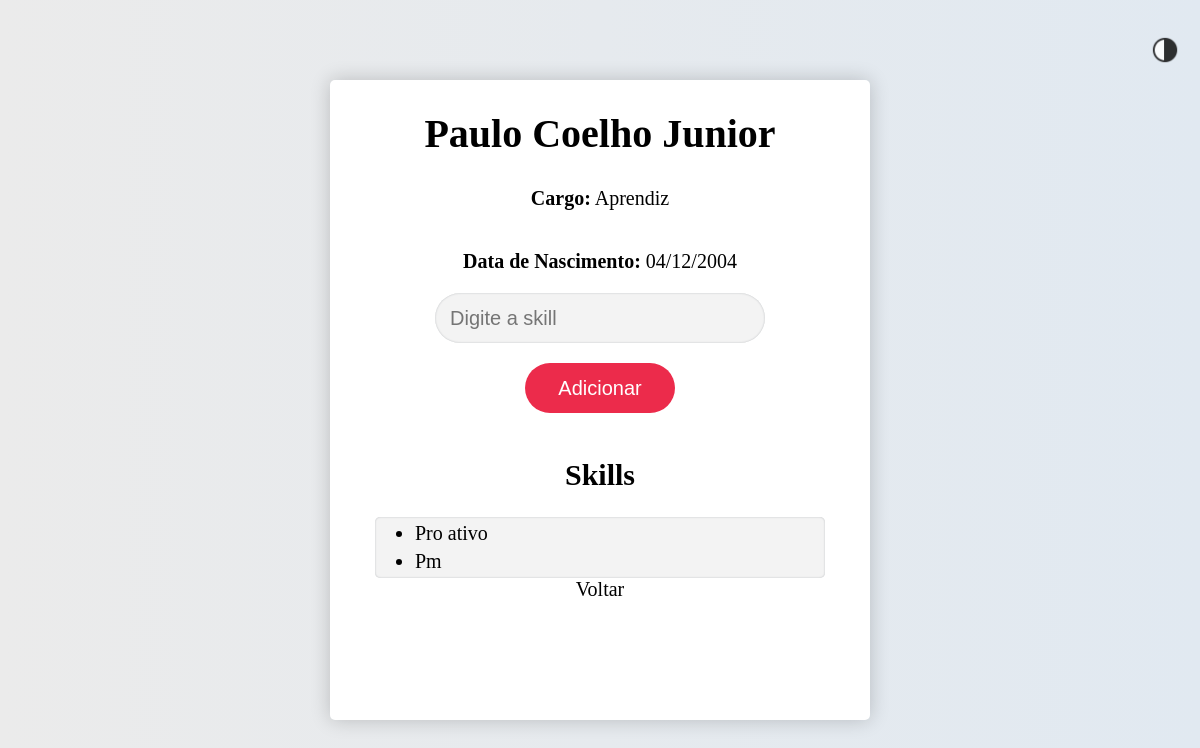
Page /funcionario/1/ on the earlier database version.
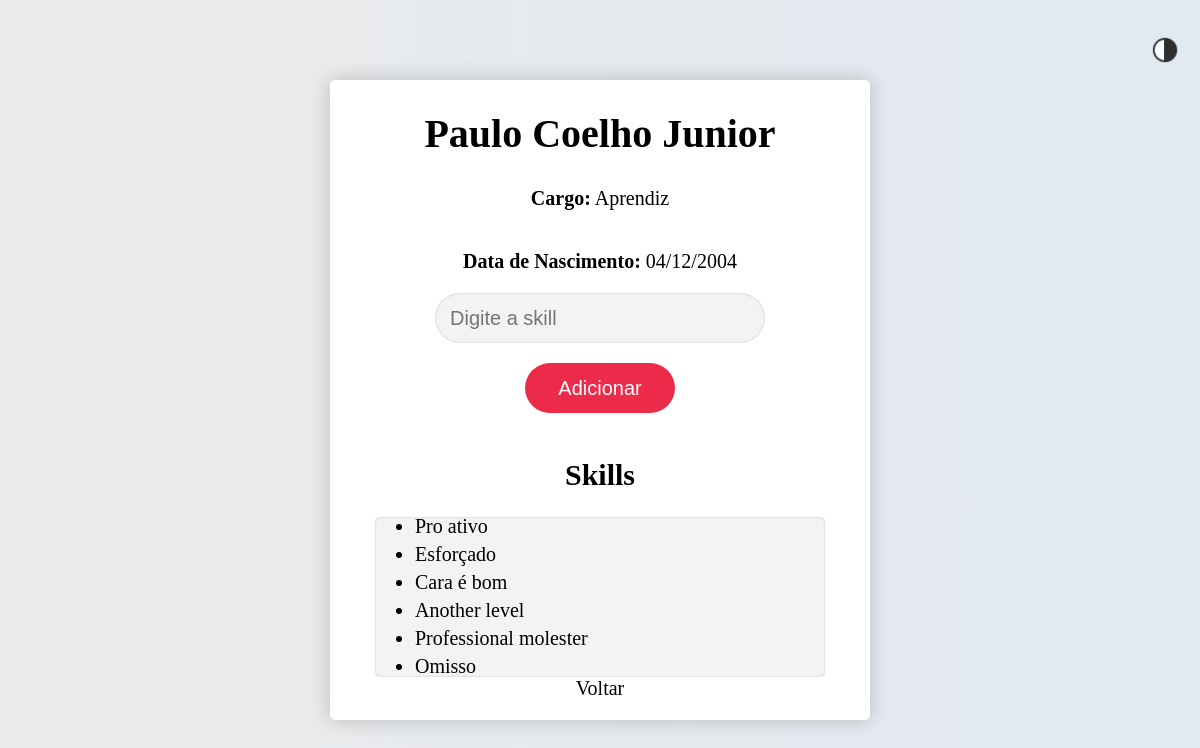
Same page on the later database version.
### app/models.py (models this page shows, shortened)
class Skill(models.Model):
    nome = models.CharField(max_length=100)

### app/views.py (the view)
# urls.py: path('funcionario/<int:funcionario_id>/', views.funcionario_detalhes, name='funcionario_detail'),  # Corrigido para nome correto da URL
def funcionario_detalhes(request, funcionario_id):
    funcionario = get_object_or_404(Funcionario, id=funcionario_id)
    return render(request, 'skills.html', {'funcionario': funcionario})

### app/templates/skills.html (shortened to what this page needs)
{% extends 'layout.html' %}
{% load static %}
{% block extrahead %}
    <link rel="stylesheet" href="{% static 'app/css/skills.css' %}">
{% endblock %}
{% block content %}
    <div class="skillsContainer">
        <h1>{{ funcionario.nome }}</h1>
        <p><strong>Cargo:</strong> {{ funcionario.cargo }}</p>
        <p><strong>Data de Nascimento:</strong> {{ funcionario.data_nascimento|date:"d/m/Y" }}</p>
        <form method="post" action="{% url 'add_skill' funcionario.id %}">
            <input id="skillInput" name="skill" type="text" placeholder="Digite a skill">
            <button type="submit">Adicionar</button>
        </form>
        <h2>Skills</h2>
        <div class="skillsList">
            <ul id="skillsUl">
                {% for skill in funcionario.skills.all %}
                    <li>
                        {{ skill.nome }}
                    </li>
                {% empty %}
                    <li>Não há skills cadastradas.</li>
                {% endfor %}
            </ul>
        </div>
        <a href="{% url 'main' %}">Voltar</a>
    </div>
{% endblock %}

Differences in the rows shown:
no longer on this page (row unchanged): Skill: nome "Pm"
added Skill: nome "Esforçado"
added Skill: nome "Cara é bom"
added Skill: nome "Another level"
added Skill: nome "Professional molester"
added Skill: nome "Omisso"
